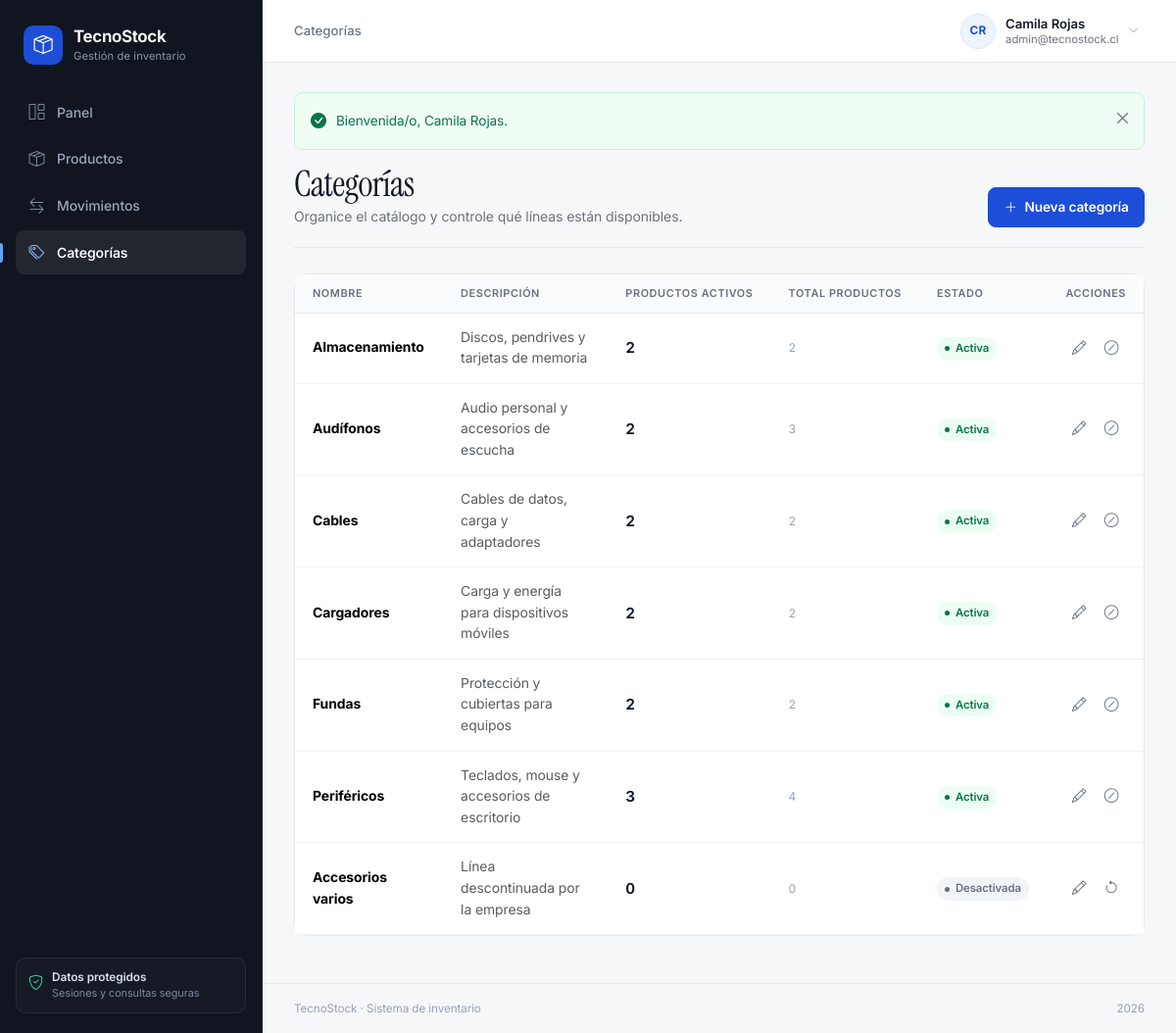
Screenshot of /categorias/index.php (signed in) with the database file from the repository.
### tables this page shows
CREATE TABLE categoria (
    id_categoria INT UNSIGNED NOT NULL AUTO_INCREMENT,
    nombre VARCHAR(60) NOT NULL,
    descripcion VARCHAR(180) NULL,
    estado TINYINT(1) NOT NULL DEFAULT 1,
    creado_en DATETIME NOT NULL DEFAULT CURRENT_TIMESTAMP,
    PRIMARY KEY (id_categoria),
    UNIQUE KEY uq_categoria_nombre (nombre),
    CONSTRAINT chk_categoria_estado CHECK (estado IN (0, 1))
);

### includes/funciones.php (called while the page is built, shortened)
<?php
function e(mixed $valor): string
{
    return htmlspecialchars((string) $valor, ENT_QUOTES | ENT_SUBSTITUTE, 'UTF-8');
}
function url(string $ruta = ''): string
{
    $ruta = ltrim($ruta, '/');
    return BASE_URL . ($ruta === '' ? '/' : '/' . $ruta);
}

### categorias/index.php (the view, shortened to what this page needs)
<?php
$pdo = conexion();
$categorias = $pdo->query(
    'SELECT c.id_categoria, c.nombre, c.descripcion, c.estado, c.creado_en,
            COUNT(p.id_producto) AS total_productos,
            COALESCE(SUM(CASE WHEN p.estado = 1 THEN 1 ELSE 0 END), 0) AS productos_activos
     FROM categoria c
     LEFT JOIN producto p ON p.id_categoria = c.id_categoria
     GROUP BY c.id_categoria, c.nombre, c.descripcion, c.estado, c.creado_en
     ORDER BY c.estado DESC, c.nombre ASC'
)->fetchAll();
require __DIR__ . '/../includes/header.php';
?>
<div class="pagina-cabecera">
    <div>
        <h1>Categorías</h1>
        <p class="pagina-subtitulo">Organice el catálogo y controle qué líneas están disponibles.</p>
    </div>
    <a class="btn btn-primary" href="<?= url('categorias/crear.php') ?>">
        <i class="bi bi-plus-lg me-1"></i> Nueva categoría
    </a>
</div>
<div class="tarjeta">
    <?php if ($categorias === []): ?>
        <div class="vacio">
            <i class="bi bi-tags"></i>
            <strong>Aún no hay categorías</strong>
            <span>Cree una categoría para poder registrar productos.</span>
        </div>
    <?php else: ?>
        <div class="table-responsive">
            <table class="table tabla tabla-compacta">
                <thead>
                    <tr>
                        <th class="col-producto">Nombre</th>
                        <th class="d-none d-lg-table-cell">Descripción</th>
                        <th class="d-none d-sm-table-cell col-stock">Productos activos</th>
                        <th class="d-none d-md-table-cell">Total productos</th>
                        <th class="col-estado">Estado</th>
                        <th class="text-end col-acciones">Acciones</th>
                    </tr>
                </thead>
                <tbody>
                    <?php foreach ($categorias as $categoria): ?>
                        <?php
                        $estaActiva = (int) $categoria['estado'] === 1;
                        $activos = (int) $categoria['productos_activos'];
                        ?>
                        <tr>
                            <td><strong><?= e($categoria['nombre']) ?></strong></td>
                            <td class="d-none d-lg-table-cell text-muted"><?= e($categoria['descripcion'] ?? '—') ?></td>
                            <td class="d-none d-sm-table-cell"><span class="stock-numero"><?= $activos ?></span></td>
                            <td class="d-none d-md-table-cell"><span class="stock-minimo"><?= (int) $categoria['total_productos'] ?></span></td>
                            <td>
                                <span class="badge-estado <?= $estaActiva ? 'activo' : 'inactivo' ?>">
                                    <?= $estaActiva ? 'Activa' : 'Desactivada' ?>
                                </span>
                            </td>
                            <td>
                                <div class="acciones-tabla">
                                    <a class="btn-accion" href="<?= url('categorias/editar.php?id=' . (int) $categoria['id_categoria']) ?>" title="Editar categoría">
                                        <i class="bi bi-pencil"></i>
                                    </a>
                                    <?php if ($estaActiva): ?>
                                        <form method="post" action="<?= url('categorias/estado.php') ?>" data-confirmar="La categoría dejará de estar disponible para nuevos productos. Solo es posible desactivarla si no tiene productos activos." data-confirmar-titulo="Desactivar categoría" data-confirmar-boton="Desactivar">
                                            <button class="btn-accion peligro" type="submit" title="<?= $activos > 0 ? 'No se puede desactivar: tiene productos activos' : 'Desactivar categoría' ?>" <?= $activos > 0 ? 'disabled' : '' ?>>
                                                <i class="bi bi-slash-circle"></i>
                                            </button>
                                        </form>
                                    <?php else: ?>
                                        <form method="post" action="<?= url('categorias/estado.php') ?>">
                                            <button class="btn-accion exito" type="submit" title="Reactivar categoría">
                                                <i class="bi bi-arrow-counterclockwise"></i>
                                            </button>
                                        </form>
                                    <?php endif; ?>
                                </div>
                            </td>
                        </tr>
                    <?php endforeach; ?>
                </tbody>
            </table>
        </div>
    <?php endif; ?>
</div>
<?php require __DIR__ . '/../includes/footer.php'; ?>

### assets/css/estilos.css (style rules this page uses)
:root { --ts-azul: #1d4ed8; --ts-azul-oscuro: #1e40af; --ts-azul-claro: #eef4ff; --ts-cian: #0e7490; --ts-tinta: #111827; --ts-texto: #475467; --ts-suave: #6b7280; --ts-borde: #e5e8ec; --ts-fondo: #f6f7f8; --ts-sidebar: #10151f; --ts-exito: #047857; --ts-alerta: #b45309; --ts-peligro: #b42318; --ts-fuente: "Inter", "Segoe UI Variable Text", "Segoe UI", system-ui, -apple-system, sans-serif; --ts-display: "Instrument Serif", Georgia, "Times New Roman", serif; --bs-body-font-family: var(--ts-fuente); --bs-body-color: var(--ts-texto); --bs-border-color: var(--ts-borde); --bs-link-color: var(--ts-azul); --bs-link-hover-color: var(--ts-azul-oscuro); }
* { scrollbar-width: thin; scrollbar-color: #c8ced8 transparent; }
html { -webkit-tap-highlight-color: transparent; -webkit-text-size-adjust: 100%; overscroll-behavior: none; }
body { background: var(--ts-fondo); color: var(--ts-texto); font-family: var(--ts-fuente); font-size: 0.9375rem; line-height: 1.55; letter-spacing: -0.006em; -webkit-font-smoothing: antialiased; text-rendering: optimizeLegibility; overscroll-behavior-y: contain; }
h1, h2, h3, h4, h5, h6 { color: var(--ts-tinta); font-family: var(--ts-fuente); font-weight: 650; letter-spacing: -0.025em; line-height: 1.2; }
a { text-decoration: none; }
.pagina-cabecera { display: flex; align-items: flex-end; justify-content: space-between; gap: 20px; margin-bottom: 26px; padding-bottom: 20px; border-bottom: 1px solid var(--ts-borde); }
.pagina-cabecera h1 { margin: 0 0 3px; font-family: var(--ts-display); font-size: clamp(1.85rem, 1.6rem + 0.9vw, 2.3rem); font-weight: 400; letter-spacing: -0.018em; line-height: 1.05; }
.pagina-subtitulo { margin: 0; color: var(--ts-suave); font-size: 0.875rem; }
.pagina-cabecera .btn { white-space: nowrap; }
.tarjeta { border: 1px solid var(--ts-borde); border-radius: 14px; background: #fff; }
.tabla { margin: 0; vertical-align: middle; }
.tabla thead th { padding: 11px 18px; border-bottom: 1px solid var(--ts-borde); background: #fafbfc; color: #667085; font-size: 0.68rem; font-weight: 600; letter-spacing: 0.055em; text-transform: uppercase; white-space: nowrap; }
.tabla tbody td { padding: 14px 18px; border-color: #f0f2f4; font-size: 0.87rem; vertical-align: middle; }
.tabla tbody tr { animation: filaEntrada 0.3s ease-out both; }
.tabla tbody tr:nth-child(1) { animation-delay: 0ms; }
.tabla tbody tr:nth-child(2) { animation-delay: 35ms; }
.tabla tbody tr:nth-child(3) { animation-delay: 70ms; }
.tabla tbody tr:nth-child(4) { animation-delay: 105ms; }
.tabla tbody tr:nth-child(5) { animation-delay: 140ms; }
.tabla tbody tr:nth-child(6) { animation-delay: 175ms; }
.badge-estado { display: inline-flex; align-items: center; gap: 6px; padding: 3px 8px; border-radius: 999px; font-size: 0.71rem; font-weight: 600; }
.badge-estado::before { width: 5px; height: 5px; border-radius: 50%; background: currentColor; content: ""; }
.badge-estado.activo { background: #ecfdf3; color: #067647; }
.badge-estado.inactivo { background: #f2f4f7; color: #667085; }
.stock-numero { color: var(--ts-tinta); font-size: 0.95rem; font-weight: 650; font-variant-numeric: tabular-nums; }
.stock-minimo { color: #98a2b3; font-size: 0.75rem; font-variant-numeric: tabular-nums; }
.acciones-tabla { display: flex; gap: 3px; justify-content: flex-end; }
.btn-accion { display: inline-grid; width: 30px; height: 30px; place-items: center; border: 1px solid transparent; border-radius: 7px; background: transparent; color: #667085; font-size: 0.92rem; transition: background 0.15s ease, color 0.15s ease; }
.btn { border-radius: 8px; font-size: 0.85rem; font-weight: 600; padding: 0.56rem 0.95rem; transition: background 0.15s ease, border-color 0.15s ease, color 0.15s ease, transform 0.15s ease; }
.btn-primary { --bs-btn-bg: var(--ts-azul); --bs-btn-border-color: var(--ts-azul); --bs-btn-hover-bg: var(--ts-azul-oscuro); --bs-btn-hover-border-color: var(--ts-azul-oscuro); --bs-btn-active-bg: var(--ts-azul-oscuro); --bs-btn-active-border-color: var(--ts-azul-oscuro); --bs-btn-focus-shadow-rgb: 29, 78, 216; }
button, a, [role="button"], .btn-accion, .nav-item { touch-action: manipulation; user-select: none; -webkit-user-select: none; -webkit-touch-callout: none; }

### rows the page displays
categoria: nombre "Almacenamiento", descripcion "Discos, pendrives y tarjetas de memoria", activos "2", total_productos "2", estado "Activa"
categoria: nombre "Audífonos", descripcion "Audio personal y accesorios de escucha", activos "2", total_productos "3", estado "Activa"
categoria: nombre "Cables", descripcion "Cables de datos, carga y adaptadores", activos "2", total_productos "2", estado "Activa"
categoria: nombre "Cargadores", descripcion "Carga y energía para dispositivos móviles", activos "2", total_productos "2", estado "Activa"
categoria: nombre "Fundas", descripcion "Protección y cubiertas para equipos", activos "2", total_productos "2", estado "Activa"
categoria: nombre "Periféricos", descripcion "Teclados, mouse y accesorios de escritorio", activos "3", total_productos "4", estado "Activa"
categoria: nombre "Accesorios varios", descripcion "Línea descontinuada por la empresa", activos "0", total_productos "0", estado "Desactivada"

### other values shown
$titulo "Categorías"
iniciales($usuario['nombre'] ?? 'Usuario') "CR"
$usuario['nombre'] "Camila Rojas"
$usuario['correo'] "admin@tecnostock.cl"
$flash['mensaje'] "Bienvenida/o, Camila Rojas."
